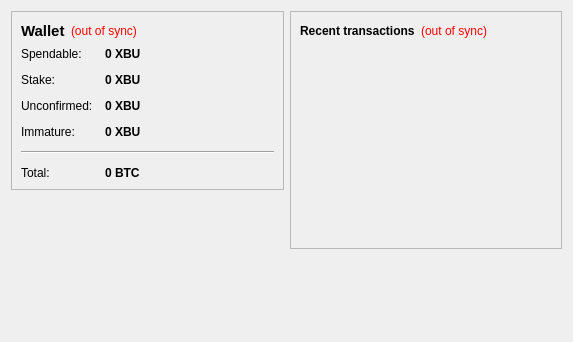
<?xml version="1.0" encoding="UTF-8"?>
<ui version="4.0">
 <class>OverviewPage</class>
 <widget class="QWidget" name="OverviewPage">
  <property name="geometry">
   <rect>
    <x>0</x>
    <y>0</y>
    <width>573</width>
    <height>342</height>
   </rect>
  </property>
  <property name="windowTitle">
   <string>Form</string>
  </property>
  <layout class="QHBoxLayout" name="horizontalLayout" stretch="1,1">
   <item>
    <layout class="QVBoxLayout" name="verticalLayout_2">
     <item>
      <widget class="QFrame" name="frame">
       <property name="frameShape">
        <enum>QFrame::StyledPanel</enum>
       </property>
       <property name="frameShadow">
        <enum>QFrame::Raised</enum>
       </property>
       <layout class="QVBoxLayout" name="verticalLayout_4">
        <item>
         <layout class="QHBoxLayout" name="horizontalLayout_4">
          <item>
           <widget class="QLabel" name="label_5">
            <property name="font">
             <font>
              <pointsize>11</pointsize>
              <weight>75</weight>
              <bold>true</bold>
             </font>
            </property>
            <property name="text">
             <string>Wallet</string>
            </property>
           </widget>
          </item>
          <item>
           <widget class="QLabel" name="labelWalletStatus">
            <property name="toolTip">
             <string>The displayed information may be out of date. Your wallet automatically synchronizes with the UberCoin network after a connection is established, but this process has not completed yet.</string>
            </property>
            <property name="styleSheet">
             <string notr="true">QLabel { color: red; }</string>
            </property>
            <property name="text">
             <string notr="true">(out of sync)</string>
            </property>
            <property name="alignment">
             <set>Qt::AlignLeading|Qt::AlignLeft|Qt::AlignVCenter</set>
            </property>
           </widget>
          </item>
          <item>
           <spacer name="horizontalSpacer_2">
            <property name="orientation">
             <enum>Qt::Horizontal</enum>
            </property>
            <property name="sizeHint" stdset="0">
             <size>
              <width>40</width>
              <height>20</height>
             </size>
            </property>
           </spacer>
          </item>
         </layout>
        </item>
        <item>
         <layout class="QFormLayout" name="formLayout_2">
          <property name="fieldGrowthPolicy">
           <enum>QFormLayout::AllNonFixedFieldsGrow</enum>
          </property>
          <property name="horizontalSpacing">
           <number>12</number>
          </property>
          <property name="verticalSpacing">
           <number>12</number>
          </property>
          <item row="0" column="0">
           <widget class="QLabel" name="label">
            <property name="text">
             <string>Spendable:</string>
            </property>
           </widget>
          </item>
          <item row="0" column="1">
           <widget class="QLabel" name="labelBalance">
            <property name="font">
             <font>
              <weight>75</weight>
              <bold>true</bold>
             </font>
            </property>
            <property name="cursor">
             <cursorShape>IBeamCursor</cursorShape>
            </property>
            <property name="toolTip">
             <string>Your current spendable balance</string>
            </property>
            <property name="text">
             <string notr="true">0 XBU</string>
            </property>
            <property name="textInteractionFlags">
             <set>Qt::LinksAccessibleByMouse|Qt::TextSelectableByKeyboard|Qt::TextSelectableByMouse</set>
            </property>
           </widget>
          </item>
          <item row="1" column="0">
           <widget class="QLabel" name="label_6">
            <property name="text">
             <string>Stake:</string>
            </property>
           </widget>
          </item>
          <item row="1" column="1">
           <widget class="QLabel" name="labelStake">
            <property name="font">
             <font>
              <weight>75</weight>
              <bold>true</bold>
             </font>
            </property>
            <property name="cursor">
             <cursorShape>IBeamCursor</cursorShape>
            </property>
            <property name="toolTip">
             <string>Total of coins that was staked, and do not yet count toward the current balance</string>
            </property>
            <property name="text">
             <string notr="true">0 XBU</string>
            </property>
            <property name="textInteractionFlags">
             <set>Qt::LinksAccessibleByMouse|Qt::TextSelectableByKeyboard|Qt::TextSelectableByMouse</set>
            </property>
           </widget>
          </item>
          <item row="2" column="0">
           <widget class="QLabel" name="label_3">
            <property name="text">
             <string>Unconfirmed:</string>
            </property>
           </widget>
          </item>
          <item row="2" column="1">
           <widget class="QLabel" name="labelUnconfirmed">
            <property name="font">
             <font>
              <weight>75</weight>
              <bold>true</bold>
             </font>
            </property>
            <property name="cursor">
             <cursorShape>IBeamCursor</cursorShape>
            </property>
            <property name="toolTip">
             <string>Total of transactions that have yet to be confirmed, and do not yet count toward the current balance</string>
            </property>
            <property name="text">
             <string notr="true">0 XBU</string>
            </property>
            <property name="textInteractionFlags">
             <set>Qt::LinksAccessibleByMouse|Qt::TextSelectableByKeyboard|Qt::TextSelectableByMouse</set>
            </property>
           </widget>
          </item>
          <item row="3" column="0">
           <widget class="QLabel" name="labelImmatureText">
            <property name="text">
             <string>Immature:</string>
            </property>
           </widget>
          </item>
          <item row="3" column="1">
           <widget class="QLabel" name="labelImmature">
            <property name="font">
             <font>
              <weight>75</weight>
              <bold>true</bold>
             </font>
            </property>
            <property name="toolTip">
             <string>Mined balance that has not yet matured</string>
            </property>
            <property name="text">
             <string notr="true">0 XBU</string>
            </property>
            <property name="textInteractionFlags">
             <set>Qt::LinksAccessibleByMouse|Qt::TextSelectableByKeyboard|Qt::TextSelectableByMouse</set>
            </property>
           </widget>
          </item>
          <item row="4" column="0" colspan="2">
           <widget class="Line" name="line">
            <property name="orientation">
             <enum>Qt::Horizontal</enum>
            </property>
           </widget>
          </item>
          <item row="5" column="0">
           <widget class="QLabel" name="labelTotalText">
            <property name="text">
             <string>Total:</string>
            </property>
           </widget>
          </item>
          <item row="5" column="1">
           <widget class="QLabel" name="labelTotal">
            <property name="font">
             <font>
              <weight>75</weight>
              <bold>true</bold>
             </font>
            </property>
            <property name="cursor">
             <cursorShape>IBeamCursor</cursorShape>
            </property>
            <property name="toolTip">
             <string>Your current total balance</string>
            </property>
            <property name="text">
             <string notr="true">0 BTC</string>
            </property>
            <property name="textInteractionFlags">
             <set>Qt::LinksAccessibleByMouse|Qt::TextSelectableByKeyboard|Qt::TextSelectableByMouse</set>
            </property>
           </widget>
          </item>
         </layout>
        </item>
       </layout>
      </widget>
     </item>
     <item>
      <spacer name="verticalSpacer">
       <property name="orientation">
        <enum>Qt::Vertical</enum>
       </property>
       <property name="sizeHint" stdset="0">
        <size>
         <width>20</width>
         <height>40</height>
        </size>
       </property>
      </spacer>
     </item>
    </layout>
   </item>
   <item>
    <layout class="QVBoxLayout" name="verticalLayout_3">
     <item>
      <widget class="QFrame" name="frame_2">
       <property name="frameShape">
        <enum>QFrame::StyledPanel</enum>
       </property>
       <property name="frameShadow">
        <enum>QFrame::Raised</enum>
       </property>
       <layout class="QVBoxLayout" name="verticalLayout">
        <item>
         <layout class="QHBoxLayout" name="horizontalLayout_2">
          <item>
           <widget class="QLabel" name="label_4">
            <property name="text">
             <string>&lt;b&gt;Recent transactions&lt;/b&gt;</string>
            </property>
           </widget>
          </item>
          <item>
           <widget class="QLabel" name="labelTransactionsStatus">
            <property name="toolTip">
             <string>The displayed information may be out of date. Your wallet automatically synchronizes with the UberCoin network after a connection is established, but this process has not completed yet.</string>
            </property>
            <property name="styleSheet">
             <string notr="true">QLabel { color: red; }</string>
            </property>
            <property name="text">
             <string notr="true">(out of sync)</string>
            </property>
            <property name="alignment">
             <set>Qt::AlignRight|Qt::AlignTrailing|Qt::AlignVCenter</set>
            </property>
           </widget>
          </item>
          <item>
           <spacer name="horizontalSpacer">
            <property name="orientation">
             <enum>Qt::Horizontal</enum>
            </property>
            <property name="sizeHint" stdset="0">
             <size>
              <width>40</width>
              <height>20</height>
             </size>
            </property>
           </spacer>
          </item>
         </layout>
        </item>
        <item>
         <widget class="QListView" name="listTransactions">
          <property name="styleSheet">
           <string notr="true">QListView { background: transparent; }</string>
          </property>
          <property name="frameShape">
           <enum>QFrame::NoFrame</enum>
          </property>
          <property name="verticalScrollBarPolicy">
           <enum>Qt::ScrollBarAlwaysOff</enum>
          </property>
          <property name="horizontalScrollBarPolicy">
           <enum>Qt::ScrollBarAlwaysOff</enum>
          </property>
          <property name="selectionMode">
           <enum>QAbstractItemView::NoSelection</enum>
          </property>
         </widget>
        </item>
       </layout>
      </widget>
     </item>
     <item>
      <spacer name="verticalSpacer_2">
       <property name="orientation">
        <enum>Qt::Vertical</enum>
       </property>
       <property name="sizeHint" stdset="0">
        <size>
         <width>20</width>
         <height>40</height>
        </size>
       </property>
      </spacer>
     </item>
    </layout>
   </item>
  </layout>
 </widget>
 <resources/>
 <connections/>
</ui>
